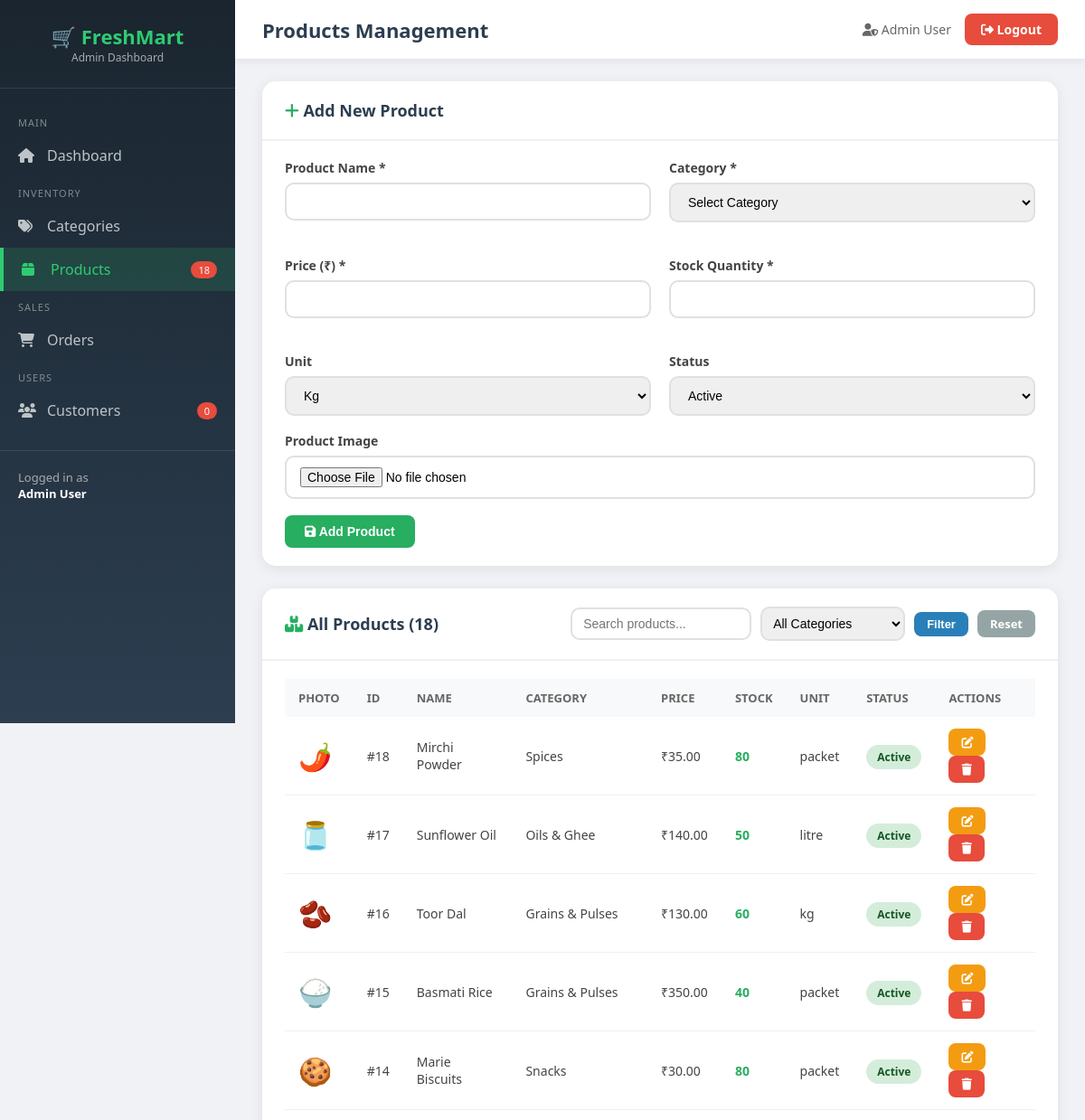
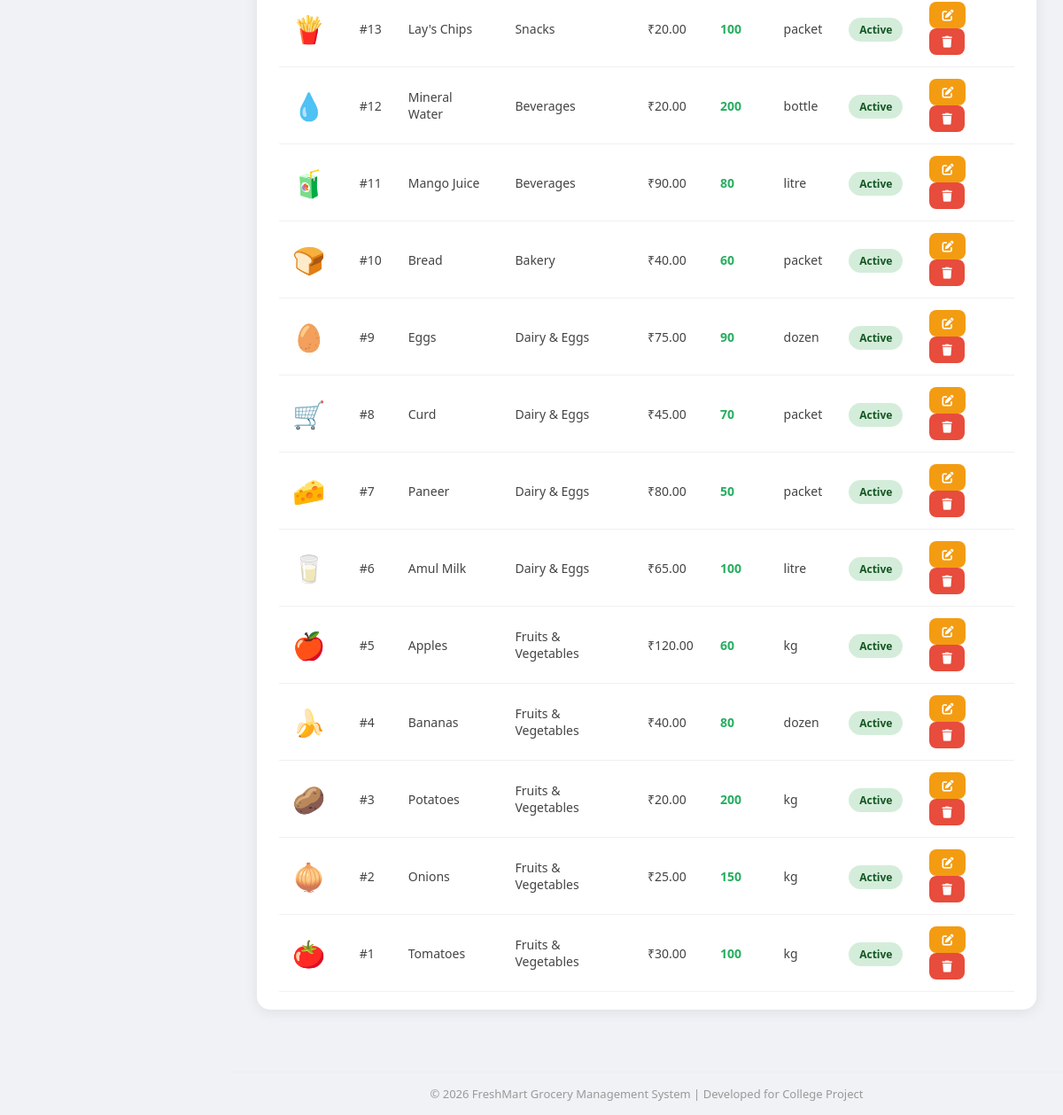
The page /products.php (signed in) on the database its author committed (2 pictures, top to bottom).
### tables this page shows
CREATE TABLE products (
    id INT AUTO_INCREMENT PRIMARY KEY,
    category_id INT,
    name VARCHAR(150) NOT NULL,
    description TEXT,
    price DECIMAL(10,2) NOT NULL,
    stock INT DEFAULT 0,
    image VARCHAR(255),
    unit VARCHAR(50) DEFAULT 'piece',
    status ENUM('active','inactive') DEFAULT 'active',
    created_at TIMESTAMP DEFAULT CURRENT_TIMESTAMP,
    FOREIGN KEY (category_id) REFERENCES categories(id) ON DELETE SET NULL
);

CREATE TABLE categories (
    id INT AUTO_INCREMENT PRIMARY KEY,
    name VARCHAR(100) NOT NULL,
    description TEXT,
    created_at TIMESTAMP DEFAULT CURRENT_TIMESTAMP
);

### products.php (the view, shortened to what this page needs)
<?php
require_once 'header.php';
$search = isset($_GET['search']) ? mysqli_real_escape_string($conn, $_GET['search']) : '';
$where = "WHERE 1=1";
$products = mysqli_query($conn, "SELECT p.*, c.name as cat_name FROM products p LEFT JOIN categories c ON p.category_id=c.id $where ORDER BY p.id DESC");
$edit_product = null;
?>
<div class="card" style="margin-bottom:25px">
    <div class="card-header">
        <h3><i class="fas fa-<?= $edit_product?'edit':'plus' ?>" style="color:#27ae60"></i> <?= $edit_product?'Edit':'Add New' ?> Product</h3>
    </div>
    <div class="card-body">
        <form method="POST" enctype="multipart/form-data">
            <div class="form-row">
                <div class="form-group">
                    <label>Product Name *</label>
                    <input type="text" name="name" class="form-control" required value="<?= htmlspecialchars($edit_product['name'] ?? '') ?>">
                </div>
                <div class="form-group">
                    <label>Category *</label>
                    <select name="category_id" class="form-control" required>
                        <option value="">Select Category</option>
                    </select>
                </div>
                <div class="form-group">
                    <label>Price (₹) *</label>
                    <input type="number" step="0.01" name="price" class="form-control" required value="<?= $edit_product['price'] ?? '' ?>">
                </div>
                <div class="form-group">
                    <label>Stock Quantity *</label>
                    <input type="number" name="stock" class="form-control" required value="<?= $edit_product['stock'] ?? '' ?>">
                </div>
                <div class="form-group">
                    <label>Unit</label>
                    <select name="unit" class="form-control">
                        <?php foreach(['kg','gram','litre','ml','piece','packet','dozen','bottle'] as $u): ?>
                        <option value="<?= $u ?>" <?= ($edit_product['unit']??'')==$u?'selected':'' ?>><?= ucfirst($u) ?></option>
                        <?php endforeach; ?>
                    </select>
                </div>
                <div class="form-group">
                    <label>Status</label>
                    <select name="status" class="form-control">
                        <option value="active" <?= ($edit_product['status']??'active')=='active'?'selected':'' ?>>Active</option>
                    </select>
                </div>
            </div>
            <div class="form-group">
                <label>Product Image</label>
                <input type="file" name="product_image" class="form-control" accept="image/*">
            </div>
            <button type="submit" name="<?= $edit_product?'update_product':'add_product' ?>" class="btn btn-success">
                <i class="fas fa-save"></i> <?= $edit_product?'Update':'Add' ?> Product
            </button>
        </form>
    </div>
</div>
<div class="card">
    <div class="card-header">
        <h3><i class="fas fa-boxes" style="color:#27ae60"></i> All Products (<?= mysqli_num_rows($products) ?>)</h3>
        <form method="GET" style="display:flex;gap:10px;align-items:center">
            <input type="text" name="search" placeholder="Search products..." class="form-control" style="width:200px;padding:8px 12px" value="<?= htmlspecialchars($search) ?>">
            <select name="cat" class="form-control" style="width:160px;padding:8px">
                <option value="">All Categories</option>
            </select>
            <button type="submit" class="btn btn-primary btn-sm">Filter</button>
            <a href="products.php" class="btn btn-sm" style="background:#95a5a6;color:white">Reset</a>
        </form>
    </div>
    <div class="card-body">
        <table>
            <thead>
                <tr><th>Photo</th><th>ID</th><th>Name</th><th>Category</th><th>Price</th><th>Stock</th><th>Unit</th><th>Status</th><th>Actions</th></tr>
            </thead>
            <tbody>
            <?php while($p = mysqli_fetch_assoc($products)): ?>
            <?php
            $img_path = '../assets/images/products/' . $p['image'];
            $has_img = !empty($p['image']) && file_exists($img_path);
            ?>
            <tr>
                <td>
                    <?php if($has_img): ?>
                        <img src="<?= htmlspecialchars($img_path) ?>" style="width:55px;height:55px;object-fit:cover;border-radius:10px;box-shadow:0 2px 8px rgba(0,0,0,0.12)">
                    <?php else: ?>
                        <span style="font-size:30px"><?= getAdminEmoji($p['name']) ?></span>
                    <?php endif; ?>
                </td>
                <td>#<?= $p['id'] ?></td>
                <td><?= htmlspecialchars($p['name']) ?></td>
                <td><?= htmlspecialchars($p['cat_name'] ?? 'N/A') ?></td>
                <td><?= CURRENCY ?><?= number_format($p['price'], 2) ?></td>
                <td><span style="color:<?= $p['stock']<10?'#e74c3c':($p['stock']<30?'#f39c12':'#27ae60') ?>;font-weight:700"><?= $p['stock'] ?></span></td>
                <td><?= $p['unit'] ?></td>
                <td><span class="status-badge status-<?= $p['status'] ?>"><?= ucfirst($p['status']) ?></span></td>
                <td>
                    <a href="?edit=<?= $p['id'] ?>" class="btn btn-warning btn-sm"><i class="fas fa-edit"></i></a>
                    <a href="?delete=<?= $p['id'] ?>" class="btn btn-danger btn-sm" onclick="return confirm('Delete this product?')"><i class="fas fa-trash"></i></a>
                </td>
            </tr>
            <?php endwhile; ?>
            </tbody>
        </table>
    </div>
</div>
<?php require_once 'footer.php'; ?>
<?php
function getAdminEmoji($name) {
    $n = strtolower($name);
    if(strpos($n,'tomato')!==false) return '🍅';
    if(strpos($n,'onion')!==false) return '🧅';
    if(strpos($n,'potato')!==false) return '🥔';
    if(strpos($n,'banana')!==false) return '🍌';
    if(strpos($n,'apple')!==false) return '🍎';
    if(strpos($n,'milk')!==false) return '🥛';
    if(strpos($n,'egg')!==false) return '🥚';
    if(strpos($n,'bread')!==false) return '🍞';
    if(strpos($n,'rice')!==false) return '🍚';
    if(strpos($n,'oil')!==false) return '🫙';
    if(strpos($n,'water')!==false) return '💧';
    if(strpos($n,'juice')!==false) return '🧃';
    if(strpos($n,'paneer')!==false) return '🧀';
    if(strpos($n,'dal')!==false) return '🫘';
    if(strpos($n,'chips')!==false) return '🍟';
    if(strpos($n,'biscuit')!==false) return '🍪';
    if(strpos($n,'mirchi')!==false||strpos($n,'masala')!==false) return '🌶️';
    return '🛒';
}
?>

### header.php (style rules this page uses)
* { margin: 0; padding: 0; box-sizing: border-box; }
body { font-family: 'Segoe UI', sans-serif; background: #f0f2f5; display: flex; min-height: 100vh; }
.card { background: white; border-radius: 15px; box-shadow: 0 3px 15px rgba(0,0,0,0.08); overflow: hidden; margin-bottom: 25px; }
.card-header { padding: 20px 25px; border-bottom: 2px solid #f0f0f0; display: flex; justify-content: space-between; align-items: center; }
.card-header h3 { font-size: 18px; color: #2c3e50; }
.card-body { padding: 20px 25px; }
table { width: 100%; border-collapse: collapse; }
th { background: #f8f9fa; padding: 12px 15px; text-align: left; font-size: 13px; color: #666; text-transform: uppercase; }
td { padding: 13px 15px; border-bottom: 1px solid #f0f0f0; font-size: 14px; color: #444; }
.status-badge { padding: 5px 12px; border-radius: 20px; font-size: 12px; font-weight: 600; }
.status-active { background: #d4edda; color: #155724; }
.form-row { display: grid; grid-template-columns: 1fr 1fr; gap: 20px; }
.form-group { margin-bottom: 18px; }
.form-group label { display: block; font-weight: 600; color: #444; margin-bottom: 7px; font-size: 14px; }
.form-control { width: 100%; padding: 11px 15px; border: 2px solid #e0e0e0; border-radius: 10px; font-size: 14px; transition: border-color 0.3s; outline: none; }
.btn { padding: 10px 22px; border-radius: 8px; font-size: 14px; font-weight: 600; cursor: pointer; border: none; text-decoration: none; display: inline-block; transition: all 0.3s; }
.btn-success { background: #27ae60; color: white; }
.btn-danger { background: #e74c3c; color: white; }
.btn-primary { background: #2980b9; color: white; }
.btn-warning { background: #f39c12; color: white; }
.btn-sm { padding: 6px 14px; font-size: 13px; }

### rows shown on the page
products: name "🌶️", id "18", name "Mirchi Powder", category.name "Spices", price "35.00", stock "80", unit "packet", status "Active"
products: name "🫙", id "17", name "Sunflower Oil", category.name "Oils & Ghee", price "140.00", stock "50", unit "litre", status "Active"
products: name "🫘", id "16", name "Toor Dal", category.name "Grains & Pulses", price "130.00", stock "60", unit "kg", status "Active"
products: name "🍚", id "15", name "Basmati Rice", category.name "Grains & Pulses", price "350.00", stock "40", unit "packet", status "Active"
products: name "🍪", id "14", name "Marie Biscuits", category.name "Snacks", price "30.00", stock "80", unit "packet", status "Active"
products: name "🍟", id "13", name "Lay's Chips", category.name "Snacks", price "20.00", stock "100", unit "packet", status "Active"
products: name "💧", id "12", name "Mineral Water", category.name "Beverages", price "20.00", stock "200", unit "bottle", status "Active"
products: name "🧃", id "11", name "Mango Juice", category.name "Beverages", price "90.00", stock "80", unit "litre", status "Active"
products: name "🍞", id "10", name "Bread", category.name "Bakery", price "40.00", stock "60", unit "packet", status "Active"
products: name "🥚", id "9", name "Eggs", category.name "Dairy & Eggs", price "75.00", stock "90", unit "dozen", status "Active"
products: name "🛒", id "8", name "Curd", category.name "Dairy & Eggs", price "45.00", stock "70", unit "packet", status "Active"
products: name "🧀", id "7", name "Paneer", category.name "Dairy & Eggs", price "80.00", stock "50", unit "packet", status "Active"
products: name "🥛", id "6", name "Amul Milk", category.name "Dairy & Eggs", price "65.00", stock "100", unit "litre", status "Active"
products: name "🍎", id "5", name "Apples", category.name "Fruits & Vegetables", price "120.00", stock "60", unit "kg", status "Active"
products: name "🍌", id "4", name "Bananas", category.name "Fruits & Vegetables", price "40.00", stock "80", unit "dozen", status "Active"
products: name "🥔", id "3", name "Potatoes", category.name "Fruits & Vegetables", price "20.00", stock "200", unit "kg", status "Active"
products: name "🧅", id "2", name "Onions", category.name "Fruits & Vegetables", price "25.00", stock "150", unit "kg", status "Active"
products: name "🍅", id "1", name "Tomatoes", category.name "Fruits & Vegetables", price "30.00", stock "100", unit "kg", status "Active"

### other values the page prints
$total_products "18"
$total_customers "0"
$admin_name "Admin User"
$page_title "Products Management"
mysqli_num_rows($products) "18"
form field unit "Kg"
